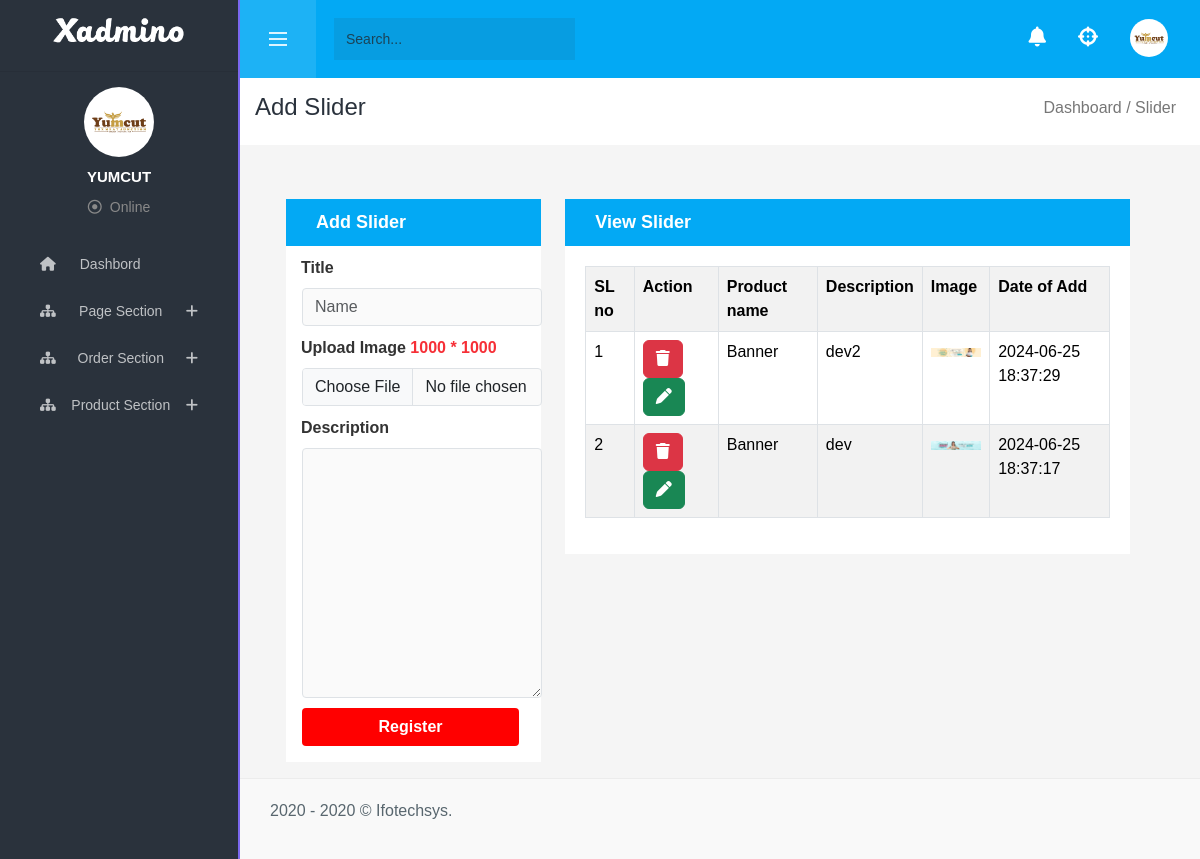
/admin_pannel/dextop_banner.php (signed in), run on the app's committed database.
### tables this page shows
CREATE TABLE IF NOT EXISTS `banner` (
  `b_id` int NOT NULL AUTO_INCREMENT,
  `tittle` varchar(255) NOT NULL,
  `description` longtext NOT NULL,
  `image` varchar(255) NOT NULL,
  `create_at` datetime NOT NULL DEFAULT CURRENT_TIMESTAMP,
  `update_at` datetime DEFAULT NULL,
  PRIMARY KEY (`b_id`)
);

### admin_pannel/dextop_banner.php (the view)
<?php
        include 'include/header.php';
        include 'config.php';
  ?>
    <div class="dashboard d-flex justify-content-between align-items-center pe-4">
                    <div class="h4">Add Slider</div>
                    <div class="dsbrdLite h6">Dashboard / Slider</div>
                </div>
                <div class="p-3 pt-4">
                    <div class="row order">
             <?php
                if (!empty($_REQUEST['edit'])) {
                    $edit_id = mysqli_real_escape_string($db, $_REQUEST['edit']);
                    $edit = $db->query("SELECT * FROM `banner` WHERE b_id  = '$edit_id'");
                    $edit_value = $edit->fetch_object();
                    $tittle = $edit_value->tittle;
                    $description = $edit_value->description;
                }else{
                    $tittle = '';
                    $description = '';
                }
            ?>
    <div class="category row">
        <div class="add-category col-md-4">
            <div class="add-cate-head">
                <p class="heading1">Add Slider</p>
            </div>
            <div class="add-cate-head2">
                <form action="action/manage_dextop_banner.php" method="post" enctype="multipart/form-data">
                  <div class="form-group">
                      <label for="input" class="lb-1" style="color:#333333;">Title</label>
                      <input type="text" id="input" name="tittle" value="<?=$tittle;?>" placeholder="Name"  class=" form-control ms-3 mt-2  category-input-file-text">
                  </div>
                  <div class="form-group">
                      <label for="file" class="lb-1" style="color:#333333;">Upload Image <span class="header-content22">1000 * 1000</span> </label>
                      <input type="file" id="file" name="image" value="" accept="image/*"  class=" form-control ms-3 mt-2  category-input-file-text">
                  </div>
                  <div>
                      <label for="input" class="lb-1" style="color:#333333;">Description</label>
                      <br>
                      <textarea rows="#" cols="#" name="description" class="form-control  ms-3 mt-2  category-input-file-text category-text"><?=$description;?></textarea>
                  </div>
                  <div>
                    <?php
                        if (!empty($_REQUEST['edit'])) {
                    ?>
                            <input type="hidden" name="b_id" value="<?=$_REQUEST['edit'];?>">
                            <button type="submit" value="update" name="submit" class="btn lb-1 categorysubmit mb-3 ms-3">Update</button>
                            <?php
                    }else{
                            ?>
                            <button type="submit" value="register" name="submit" class="btn lb-1 categorysubmit mb-3 ms-3">Register</button>
                            <?php
                            }
                        ?>
                  </div>
             </form>
          </div>
      </div>
       <div class="col-md-8">
          <div class="view-category">
          <p class="heading2">View Slider</p>
          </div>
          <div class="viewcategory-table">
              <table class="table table-bordered table-striped">
                  <tr>
                      <th>SL no</th>
                      <th>Action</th>
                      <th>Product name</th>
                      <th>Description</th>
                      <th>Image</th>
                      <th>Date of Add</th>
                  </tr>
                    <?php
                        $data = $db->query("SELECT * FROM `banner`");
                        if ($data->num_rows == 0) {
                            echo 'No Data Found';
                        }else {
                                $sl = 0;
        					while($value = $data->fetch_object()){
        						$sl++;
                     ?>
                <tr>
                    <td><?=$sl;?></td>
                    <td>
                        <div>
                            <a href="action/manage_dextop_banner.php?submit=delete&b_id=<?=$value->b_id;?>" class="btn btn-danger">
                            <i class="fa-solid fa-trash"></i></a>
                            <a href="?edit=<?=$value->b_id;?>" class="btn btn-success"> <i class="fa-solid fa-pen"></i>   </a>
                        </div>
                     </td>
                    <td><?=$value->tittle;?></td>
                    <td><?=$value->description;?></td>
                    <td>
                         <?php
                                if (empty($value->image)){
                                    echo 'N/A';
                                }else{
                           ?>
                                <img src="image_storage/<?=$value->image?>" class="img-fluid" width="55" alt="">
                            <?php } ?>
                    </td>
                    <td><?=$value->create_at;?></td>
                </tr>
                <?php } } ?>
              </table>
          </div>
      </div>
     </div>
       </div>
        </div>
     <?php
        include 'include/footer.php';
     ?>

### admin_pannel/dashboard.css (style rules this page uses)
:root { --primaryColor: #7b68ee; --secondaryColor: #ff2770; --primaryTextColor: #dcf4ff; --secondaryTextColor: #c3b8ff; --bg: #292c30; --nav: #2e3440; --darkNavBg: #27292d; }
* { margin: 0; padding: 0; box-sizing: border-box; scrollbar-width: thin; scroll-behavior: smooth; scrollbar-color: var(--primaryColor) var(--nav); list-style-type: none; text-decoration: none; }
body { width: 100%; height: 100vh; background-color: #F5F5F5; color: var(--primaryTextColor); font-family: "Poppins", sans-serif; height: 100vh; -webkit-font-smoothing: antialiased; }
button, input, select, textarea { -webkit-appearance: none; -moz-appearance: none; appearance: none; outline: none; border-radius: 0; }
.dashboard { background-color: #fff; color: #2a323c; font-weight: 500; font-size: 18px; padding: 15px; }
.dsbrdLite { color: #777; }
.add-cate-head { margin: 30px 0 0 30px; background-color: #03A9F4; color: #fff; padding: 10px 30px 10px 30px; }
.heading1 { margin-bottom: 0; font-size: 18px; font-weight: 600; }
.add-cate-head2 { background-color: #fff; margin: 0 0 0 30px; }
.lb-1 { margin:10px 0 0 15px; font-weight: 700; width: 217px !important; }
.header-content22 { color: #F62F37 !important; }
.category-input-file-text { width: 94%; background-color: #FAFAFA; border-radius: 4px; }
.category-text { height: 250px; }
.categorysubmit { background-color: red; border-radius: 4px; color: white; }
.view-category { margin: 30px 30px 0 0px; background-color: #03A9F4; color: #fff; padding: 10px 70px 10px 30px; }
.heading2 { margin-bottom: 0; font-size: 18px; font-weight: 600; }
.viewcategory-table { margin-right: 30px; background-color: #fff; padding: 20px 20px 20px 20px; }

### data on the page
banner: tittle "Banner", description "dev2", image (picture), create_at "2024-06-25 18:37:29"
banner: tittle "Banner", description "dev", image (picture), create_at "2024-06-25 18:37:17"
